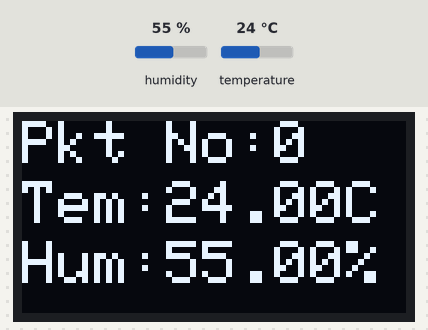
A sketch run on a simulated Arduino Uno, built with avr-gcc and run on an emulated ATmega328P. Shown: 128×64 one-colour display. Inputs (shaded band) come from the test bench; at power-on: humidity 55 %, temperature 24 °C. The display library's start-up logo is not drawn; no radio packets arrive unless stated; what the sketch prints to the serial monitor is not drawn.

Above: at 1.2 s.
1.3 s: humidity set to 22 %
At 3.7 s:
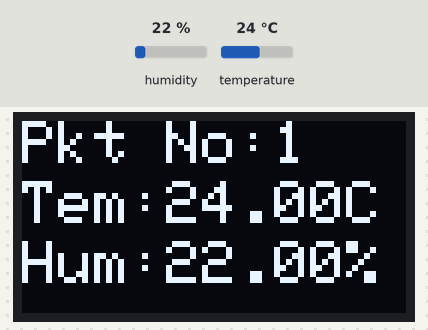
7.8 s: temperature set to 12 °C
At 10.8 s:
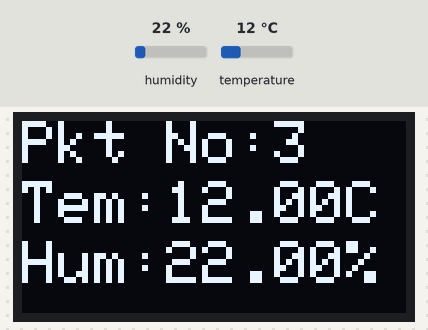
14.1 s: humidity set to 40 %
At 16.7 s:
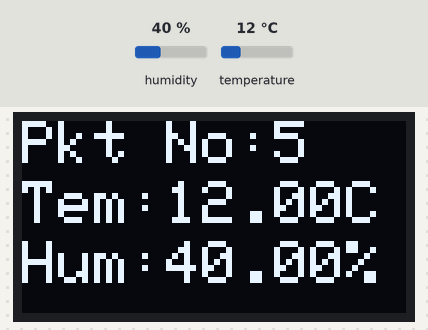
20.3 s: temperature set to 19 °C
At 22.6 s:
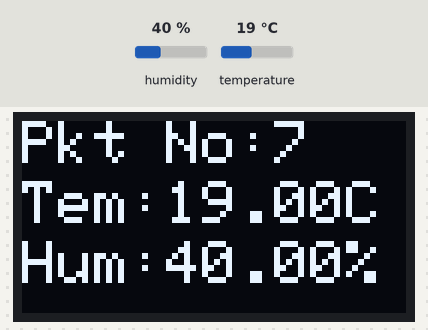
Timing chart, 0 to 24.1 s (numbered marks = the images above; inputs shaded):
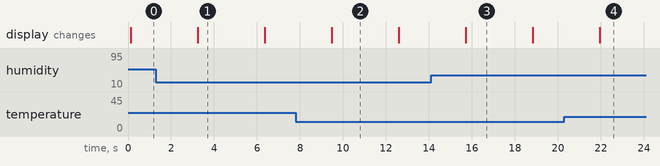

Measured:
- what the display in image 1 shows lasts 3.1 s, from 3.3 s to 6.4 s

The sketch:

sketch_nov1a.ino
```cpp
#include <SPI.h>
#include <LoRa.h>
#include <Wire.h>
#include <Adafruit_GFX.h>
#include <Adafruit_SSD1306.h>
#include <DHT.h>

#define SCREEN_WIDTH 128 // OLED display width, in pixels
#define SCREEN_HEIGHT 64 // OLED display height, in pixels

// Declaration for an SSD1306 display connected to I2C (SDA, SCL pins)
#define OLED_RESET     LED_BUILTIN // Reset pin # (or -1 if sharing Arduino reset pin)
Adafruit_SSD1306 display(SCREEN_WIDTH, SCREEN_HEIGHT, &Wire, OLED_RESET);

#define DHTPIN 0          //pin where the dht11 is connected
#define ss 15
#define rst 16
#define dio0 2
int counter = 0;

DHT dht(DHTPIN, DHT11);
void setup()
{
  Serial.begin(115200);
  dht.begin();

  // SSD1306_SWITCHCAPVCC = generate display voltage from 3.3V internally
  if(!display.begin(SSD1306_SWITCHCAPVCC, 0x3C)) { // Address 0x3D for 128x64
    Serial.println(F("SSD1306 allocation failed"));
    for(;;); // Don't proceed, loop forever
  }

  while (!Serial);
  Serial.println("LoRa Sender");
  LoRa.setPins(ss, rst, dio0);
    if (!LoRa.begin(433E6)) {
    Serial.println("Starting LoRa failed!");
    delay(100);
    while (1);
  }

  display.display();
  delay(2);
  display.clearDisplay();
}

void loop()
{
  float h = dht.readHumidity();
  float t = dht.readTemperature();

  if (isnan(h) || isnan(t))
  {
  Serial.println("Failed to read from DHT sensor!");
  return;
  }
  Serial.print("Temperature: ");
  Serial.print(t);
  Serial.print(" degrees Celcius, Humidity: ");
  Serial.println(h);
  Serial.println();
  Serial.print("Sending packet: ");
  Serial.println(counter);

  display.clearDisplay();
  display.setTextSize(2);             // Normal 1:1 pixel scale
  display.setTextColor(WHITE);        // Draw white text
  display.setCursor(0,0);             // Start at top-left corner
  display.print(F("Pkt No:"));
  display.print(counter);

  display.setCursor(0,20);
  display.print("Tem:");
  display.print(t);
  display.print("C");

  display.setCursor(0,40);
  display.print("Hum:");
  display.print(h);
  display.print("%");
  display.display();

  // send packet
  LoRa.beginPacket();
  LoRa.print(F("Pkt No:"));
  LoRa.println(counter);

  LoRa.print("Temp: ");
  LoRa.print(t);
  LoRa.println("°C");

  LoRa.print("Hum:  ");
  LoRa.print(h);
  LoRa.print("%");
  LoRa.println("");

  LoRa.endPacket();

  counter++;

  delay(3000);
}
```
